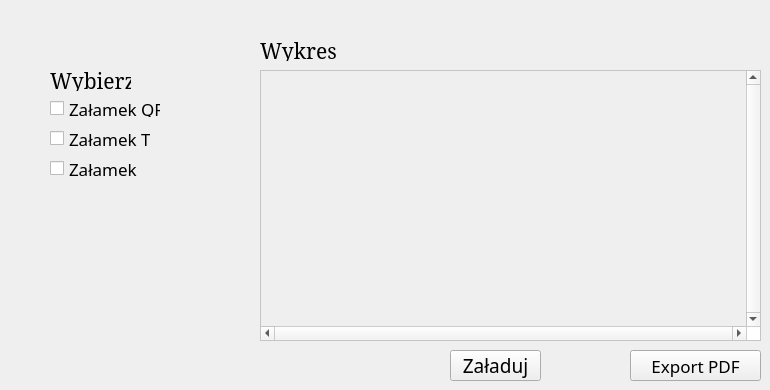
        <widget class="QWidget" name="tab_6">
         <attribute name="title">
          <string>Waves</string>
         </attribute>
         <widget class="QGraphicsView" name="Waves_graph">
          <property name="geometry">
           <rect>
            <x>260</x>
            <y>70</y>
            <width>501</width>
            <height>271</height>
           </rect>
          </property>
          <property name="sizePolicy">
           <sizepolicy hsizetype="Fixed" vsizetype="Fixed">
            <horstretch>0</horstretch>
            <verstretch>0</verstretch>
           </sizepolicy>
          </property>
          <property name="minimumSize">
           <size>
            <width>501</width>
            <height>271</height>
           </size>
          </property>
          <property name="maximumSize">
           <size>
            <width>501</width>
            <height>271</height>
           </size>
          </property>
          <property name="palette">
           <palette>
            <active>
             <colorrole role="Base">
              <brush brushstyle="NoBrush">
               <color alpha="255">
                <red>0</red>
                <green>0</green>
                <blue>0</blue>
               </color>
              </brush>
             </colorrole>
             <colorrole role="Window">
              <brush brushstyle="SolidPattern">
               <color alpha="255">
                <red>255</red>
                <green>255</green>
                <blue>255</blue>
               </color>
              </brush>
             </colorrole>
            </active>
            <inactive>
             <colorrole role="Base">
              <brush brushstyle="NoBrush">
               <color alpha="255">
                <red>0</red>
                <green>0</green>
                <blue>0</blue>
               </color>
              </brush>
             </colorrole>
             <colorrole role="Window">
              <brush brushstyle="SolidPattern">
               <color alpha="255">
                <red>255</red>
                <green>255</green>
                <blue>255</blue>
               </color>
              </brush>
             </colorrole>
            </inactive>
            <disabled>
             <colorrole role="Base">
              <brush brushstyle="NoBrush">
               <color alpha="255">
                <red>0</red>
                <green>0</green>
                <blue>0</blue>
               </color>
              </brush>
             </colorrole>
             <colorrole role="Window">
              <brush brushstyle="SolidPattern">
               <color alpha="255">
                <red>255</red>
                <green>255</green>
                <blue>255</blue>
               </color>
              </brush>
             </colorrole>
            </disabled>
           </palette>
          </property>
          <property name="verticalScrollBarPolicy">
           <enum>Qt::ScrollBarAlwaysOn</enum>
          </property>
          <property name="horizontalScrollBarPolicy">
           <enum>Qt::ScrollBarAlwaysOn</enum>
          </property>
         </widget>
         <widget class="QLabel" name="Waves_label_wykres">
          <property name="geometry">
           <rect>
            <x>260</x>
            <y>40</y>
            <width>121</width>
            <height>21</height>
           </rect>
          </property>
          <property name="sizePolicy">
           <sizepolicy hsizetype="Expanding" vsizetype="Fixed">
            <horstretch>0</horstretch>
            <verstretch>0</verstretch>
           </sizepolicy>
          </property>
          <property name="minimumSize">
           <size>
            <width>121</width>
            <height>21</height>
           </size>
          </property>
          <property name="maximumSize">
           <size>
            <width>130</width>
            <height>21</height>
           </size>
          </property>
          <property name="font">
           <font>
            <family>MS Serif</family>
            <pointsize>16</pointsize>
           </font>
          </property>
          <property name="text">
           <string>Wykres</string>
          </property>
         </widget>
         <widget class="QPushButton" name="Waves_zaladuj_button">
          <property name="geometry">
           <rect>
            <x>450</x>
            <y>350</y>
            <width>91</width>
            <height>31</height>
           </rect>
          </property>
          <property name="sizePolicy">
           <sizepolicy hsizetype="Fixed" vsizetype="Fixed">
            <horstretch>0</horstretch>
            <verstretch>0</verstretch>
           </sizepolicy>
          </property>
          <property name="minimumSize">
           <size>
            <width>91</width>
            <height>31</height>
           </size>
          </property>
          <property name="maximumSize">
           <size>
            <width>91</width>
            <height>31</height>
           </size>
          </property>
          <property name="font">
           <font>
            <family>Monotype Corsiva</family>
            <pointsize>14</pointsize>
           </font>
          </property>
          <property name="text">
           <string>Załaduj</string>
          </property>
         </widget>
         <widget class="QCheckBox" name="Waves_checkBox_QRS">
          <property name="geometry">
           <rect>
            <x>50</x>
            <y>100</y>
            <width>111</width>
            <height>17</height>
           </rect>
          </property>
          <property name="sizePolicy">
           <sizepolicy hsizetype="Maximum" vsizetype="Fixed">
            <horstretch>0</horstretch>
            <verstretch>0</verstretch>
           </sizepolicy>
          </property>
          <property name="minimumSize">
           <size>
            <width>111</width>
            <height>17</height>
           </size>
          </property>
          <property name="maximumSize">
           <size>
            <width>120</width>
            <height>17</height>
           </size>
          </property>
          <property name="font">
           <font>
            <family>Monotype Corsiva</family>
            <pointsize>13</pointsize>
           </font>
          </property>
          <property name="text">
           <string>Załamek QRS</string>
          </property>
         </widget>
         <widget class="QCheckBox" name="Waves_checkBox_T">
          <property name="geometry">
           <rect>
            <x>50</x>
            <y>130</y>
            <width>101</width>
            <height>17</height>
           </rect>
          </property>
          <property name="sizePolicy">
           <sizepolicy hsizetype="Maximum" vsizetype="Fixed">
            <horstretch>0</horstretch>
            <verstretch>0</verstretch>
           </sizepolicy>
          </property>
          <property name="minimumSize">
           <size>
            <width>101</width>
            <height>17</height>
           </size>
          </property>
          <property name="maximumSize">
           <size>
            <width>120</width>
            <height>17</height>
           </size>
          </property>
          <property name="font">
           <font>
            <family>Monotype Corsiva</family>
            <pointsize>13</pointsize>
           </font>
          </property>
          <property name="text">
           <string>Załamek T</string>
          </property>
         </widget>
         <widget class="QCheckBox" name="Waves_checkBox_P">
          <property name="geometry">
           <rect>
            <x>50</x>
            <y>160</y>
            <width>91</width>
            <height>17</height>
           </rect>
          </property>
          <property name="sizePolicy">
           <sizepolicy hsizetype="Minimum" vsizetype="Fixed">
            <horstretch>0</horstretch>
            <verstretch>0</verstretch>
           </sizepolicy>
          </property>
          <property name="minimumSize">
           <size>
            <width>91</width>
            <height>17</height>
           </size>
          </property>
          <property name="maximumSize">
           <size>
            <width>120</width>
            <height>17</height>
           </size>
          </property>
          <property name="font">
           <font>
            <family>Monotype Corsiva</family>
            <pointsize>13</pointsize>
           </font>
          </property>
          <property name="text">
           <string>Załamek P</string>
          </property>
         </widget>
         <widget class="QLabel" name="Waves_label_2">
          <property name="geometry">
           <rect>
            <x>50</x>
            <y>70</y>
            <width>81</width>
            <height>21</height>
           </rect>
          </property>
          <property name="sizePolicy">
           <sizepolicy hsizetype="Maximum" vsizetype="Fixed">
            <horstretch>0</horstretch>
            <verstretch>0</verstretch>
           </sizepolicy>
          </property>
          <property name="minimumSize">
           <size>
            <width>81</width>
            <height>21</height>
           </size>
          </property>
          <property name="maximumSize">
           <size>
            <width>100</width>
            <height>21</height>
           </size>
          </property>
          <property name="font">
           <font>
            <family>MS Serif</family>
            <pointsize>16</pointsize>
            <underline>true</underline>
           </font>
          </property>
          <property name="text">
           <string>Wybierz:</string>
          </property>
         </widget>
         <widget class="QPushButton" name="Waves_to_pdf">
          <property name="geometry">
           <rect>
            <x>630</x>
            <y>350</y>
            <width>131</width>
            <height>31</height>
           </rect>
          </property>
          <property name="sizePolicy">
           <sizepolicy hsizetype="Fixed" vsizetype="Fixed">
            <horstretch>0</horstretch>
            <verstretch>0</verstretch>
           </sizepolicy>
          </property>
          <property name="minimumSize">
           <size>
            <width>131</width>
            <height>31</height>
           </size>
          </property>
          <property name="maximumSize">
           <size>
            <width>131</width>
            <height>31</height>
           </size>
          </property>
          <property name="font">
           <font>
            <family>Monotype Corsiva</family>
            <pointsize>13</pointsize>
           </font>
          </property>
          <property name="text">
           <string>Export PDF</string>
          </property>
         </widget>
        </widget>
